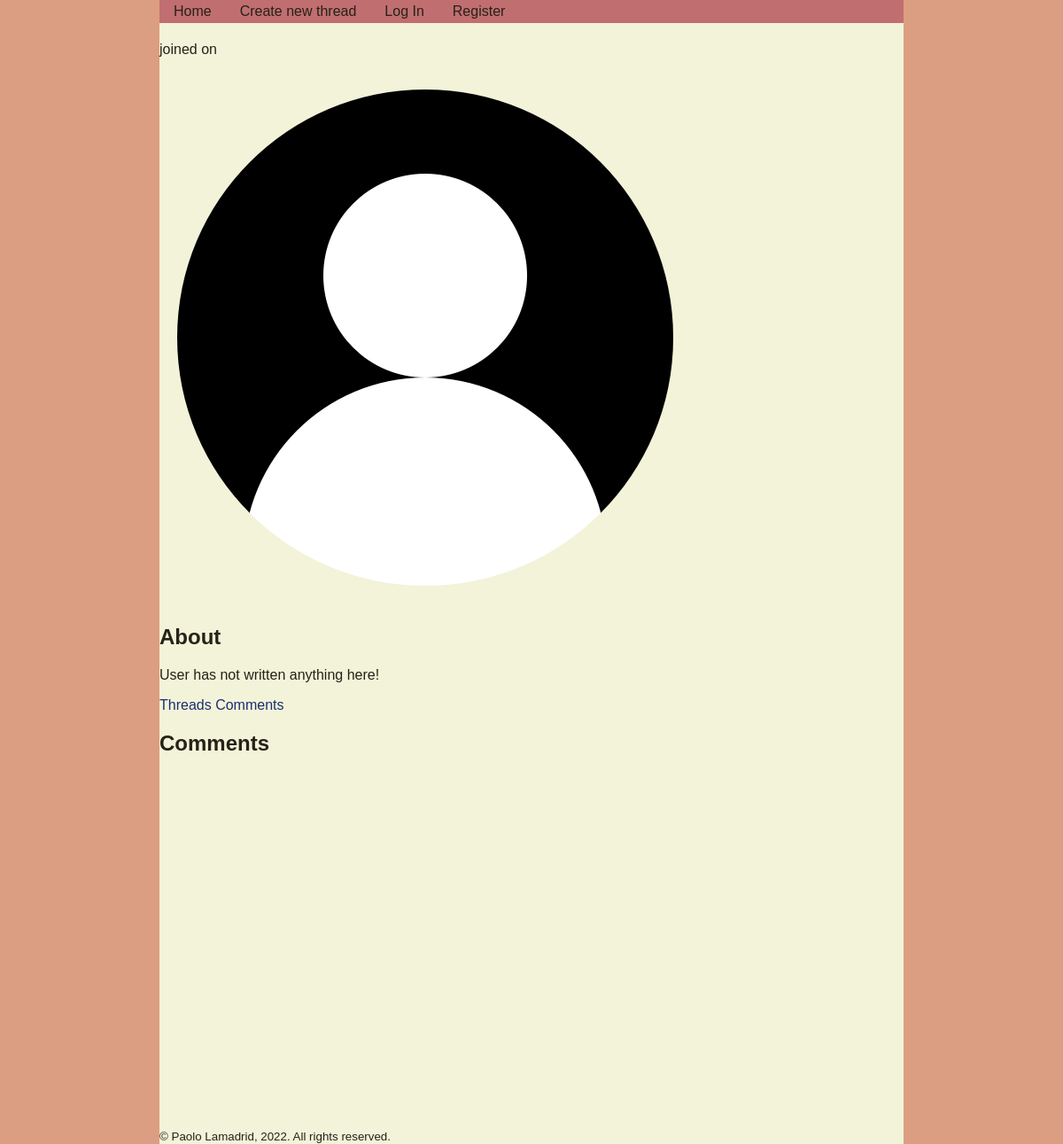
Before: /user/AzureDiamond/comments with the older database file.
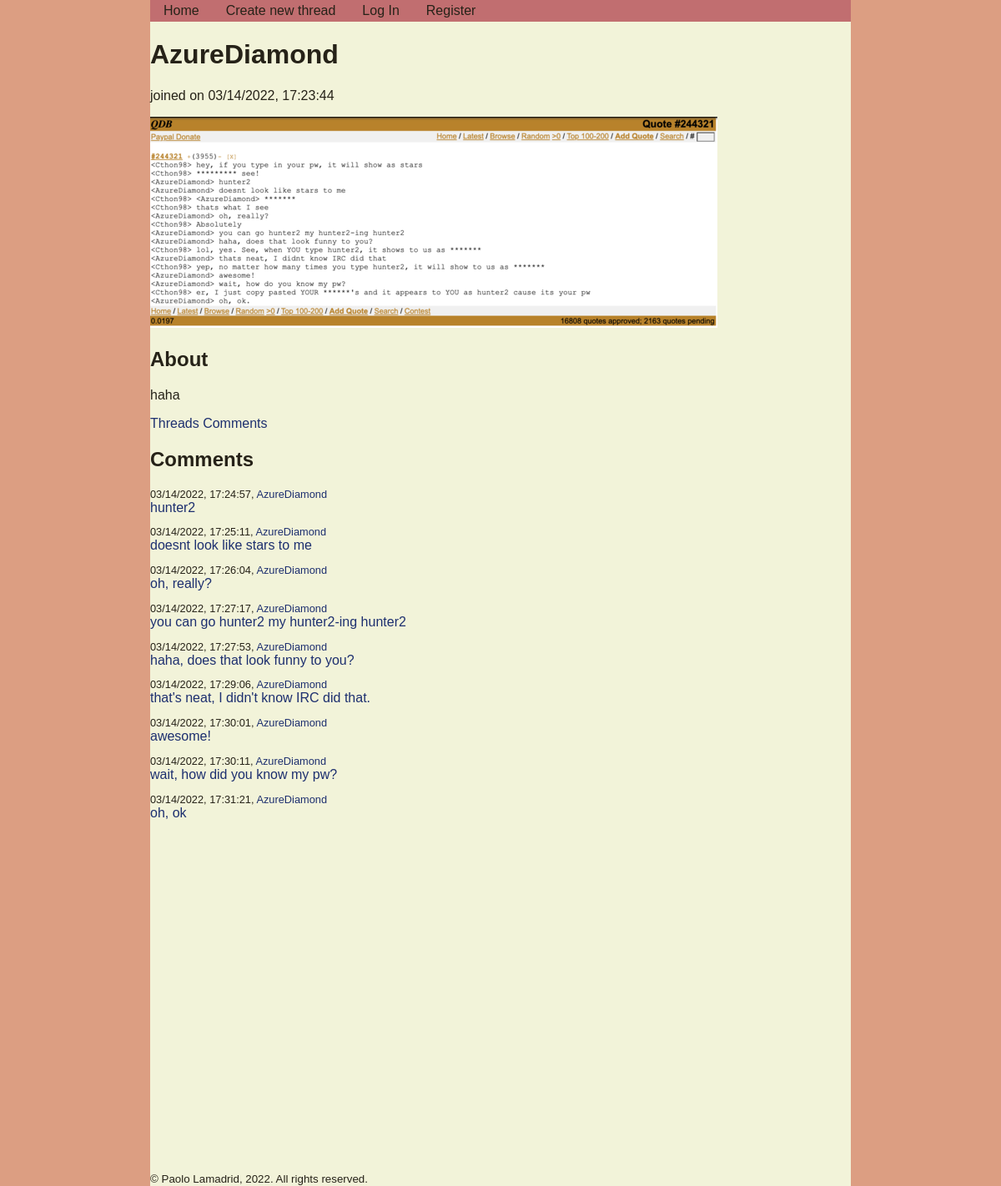
After: the same page with the newer database file.
### tables this page shows
CREATE TABLE users
(
    username TEXT PRIMARY KEY,
    password_hash TEXT NOT NULL,
    is_admin INTEGER FALSE,
    date_created TEXT NOT NULL,
    about TEXT DEFAULT "",
    profile_image TEXT DEFAULT ""
);

CREATE TABLE comments
(
    comment_id INTEGER PRIMARY KEY AUTOINCREMENT,
    thread_id INTEGER NOT NULL,
    username TEXT NOT NULL,
    date_created TEXT NOT NULL,
    body TEXT NOT NULL
);

### app.py (the view)
@app.route("/user/<username>/comments")
def user_comments(username):
    db = get_db()
    user_info = db.execute("""
        SELECT username, date_created, about, profile_image FROM users
        WHERE username = ?;
    """, (username,)).fetchone()
    comments = db.execute("""
        SELECT * FROM comments
        WHERE username = ?;
    """, (username,))
    return render_template("user_comments.html", user_info=user_info, comments=comments)

### app.py (called while the page is built)
@app.before_request
def load_logged_in_user():
    g.user = session.get("username", None)
    g.is_admin = session.get("is_admin", False)

### database.py (called while the page is built)
def get_db():
    if "db" not in g:
        g.db = sqlite3.connect(DATABASE,
            detect_types=sqlite3.PARSE_DECLTYPES
        )
        g.db.row_factory = sqlite3.Row
    return g.db

### templates/user_comments.html
{% extends 'user_profile.html' %}
{% block user_comments %}
<h2>Comments</h2>
{% for comment in comments %}
    <p class="comment_info">{{ comment["date_created"] }}, <a href="{{ url_for('user_profile', username=comment['username']) }}">{{ comment["username"] }}</a></p>
    <p class="comment_body"><a href="{{ url_for('thread', thread_id=comment['thread_id']) }}">{{ comment["body"] }}</a></p>
{% endfor %}
{% endblock %}

### templates/user_profile.html (shortened to what this page needs)
{% extends 'base.html' %}
{% block main_content %}
<h1>{{ user_info["username"] }}</h1>
<p>joined on {{ user_info["date_created"] }}</p>
{% if user_info["profile_image"] %}
<img src="{{ url_for('static', filename='uploads/' + user_info['profile_image']) }}" alt="profile image" />
{% else %}
<img src="{{ url_for('static', filename='default.png') }}" alt="profile image" />
{% endif %}
<h2>About</h2>
{% if user_info["about"] %}
<p>{{ user_info["about"] }}</p>
{% else %}
<p>User has not written anything here!</p>
{% endif %}
<a href="{{ url_for('user_threads', username=user_info['username']) }}">Threads</a>
<a href="{{ url_for('user_comments', username=user_info['username']) }}">Comments</a>
{% block user_comments %}
{% endblock %}
{% endblock %}

### templates/base.html (shortened to what this page needs)
<!DOCTYPE html>
<html lang="en">
<head>
    <link rel="stylesheet" href="{{ url_for('static', filename='styles.css') }}" />
</head>
<body>
    <nav>
        <a href="{{ url_for('index') }}">
            Home
        </a>
        <a href="{{ url_for('post_thread') }}">
            Create new thread
        </a>
        {% if g.user %}
            <a href="{{ url_for('user_profile', username=g.user) }}">
                User Profile
            </a>
            <a href="{{ url_for('logout') }}">
                Log Out
            </a>
        {% else %}
            <a href="{{ url_for('login') }}">
                Log In
            </a>
            <a href="{{ url_for('register') }}">
                Register
            </a>
        {% endif %}
    </nav>
    {% block main_content %}
    {% endblock %}
    <footer>
        <small>&copy; Paolo Lamadrid, 2022. All rights reserved.</small>
    </footer>
</body>
</html>

### static/styles.css (style rules this page uses)
:root { font-size: 16px; --bgcolor: #DC9E82; --txtcolor: #262218; --bodycolor: #F2F3D9; --linkcolor: #1D2F6F; --warningcolor: #C1292E; --accentcolor: #C16E70; background-color: var(--bgcolor); }
body { background-color: var(--bodycolor); color: var(--txtcolor); font-family: 'Montserrat', Arial, sans-serif; font-size: 1rem; width: 70%; margin: auto auto; }
footer { margin-top: 50%; }
a { text-decoration: none; color: var(--linkcolor); }
nav { background-color: var(--accentcolor); display: flex; justify-content: flex-start; }
nav a { color: var(--txtcolor); margin: 0.25rem 1rem; }
.comment_info { font-size: 0.8rem; margin-bottom: 0; }
.comment_body { margin-top: 0; margin-bottom: 0; }

Changed rows visible on the page:
added users: username "AzureDiamond", date_created "03/14/2022, 17:23:44", profile_image (picture), about "haha"
now on this page (row edited): comments: date_created "03/14/2022, 17:24:57", username "AzureDiamond", body "hunter2"
added comments: date_created "03/14/2022, 17:25:11", username "AzureDiamond", body "doesnt look like stars to me"
added comments: date_created "03/14/2022, 17:26:04", username "AzureDiamond", body "oh, really?"
added comments: date_created "03/14/2022, 17:27:17", username "AzureDiamond", body "you can go hunter2 my hunter2-ing hunter2"
added comments: date_created "03/14/2022, 17:27:53", username "AzureDiamond", body "haha, does that look funny to you?"
added comments: date_created "03/14/2022, 17:29:06", username "AzureDiamond", body "that's neat, I didn't know IRC did that."
added comments: date_created "03/14/2022, 17:30:01", username "AzureDiamond", body "awesome!"
added comments: date_created "03/14/2022, 17:30:11", username "AzureDiamond", body "wait, how did you know my pw?"
added comments: date_created "03/14/2022, 17:31:21", username "AzureDiamond", body "oh, ok"
Other visible differences:
text no longer shown: "User has not written anything here!"
